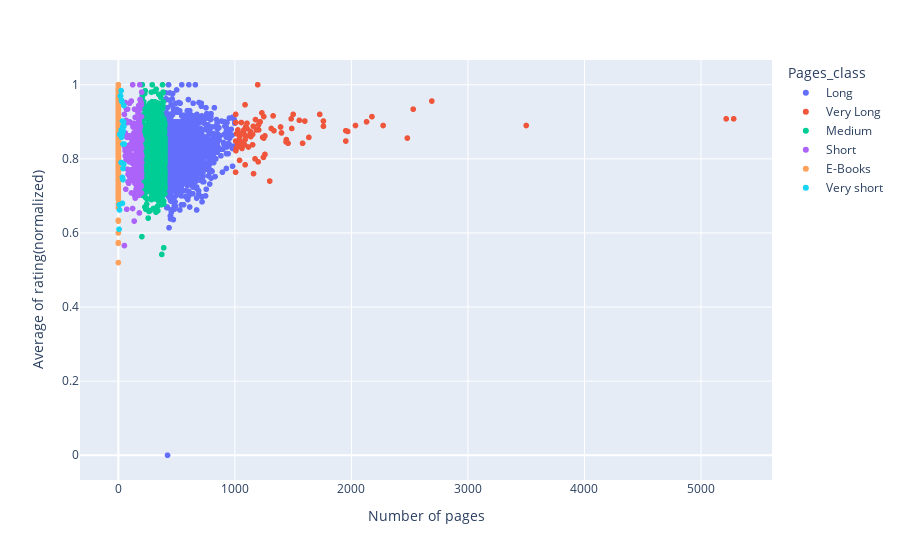

Source (notebook cell):
### Code cell
#px.scatter(df,x='num_pages', y='Average_rating',color="Pages_class")
fig_scatter_2 = px.scatter(df,x='num_pages', y='Average_rating',color="Pages_class",
            labels={'num_pages':'Number of pages',
            'Average_rating':'Average of rating(normalized)',
            "Rating":'Rating range'})

fig_scatter_2.show()

### Figure 1 — Plotly figure (JSON) as saved in the notebook; plotly's stock layout.template omitted (floating-point values rounded to 4 significant figures; data arrays with more than 128 entries replaced by an {"elided": "..."} marker saying what was removed)
{"data": [{"hovertemplate": "Pages_class=Long<br>Number of pages=%{x}<br>Average of rating(normalized)=%{y}<extra></extra>", "legendgroup": "Long", "marker": {"color": "#636efa", "symbol": "circle"}, "mode": "markers", "name": "Long", "showlegend": true, "type": "scattergl", "x": {"elided": "1492 int values"}, "xaxis": "x", "y": {"elided": "1492 float values"}, "yaxis": "y"}, {"hovertemplate": "Pages_class=Very Long<br>Number of pages=%{x}<br>Average of rating(normalized)=%{y}<extra></extra>", "legendgroup": "Very Long", "marker": {"color": "#EF553B", "symbol": "circle"}, "mode": "markers", "name": "Very Long", "showlegend": true, "type": "scattergl", "x": [1177, 1006, 1216, 1125, 1728, 1007, 1088, 1635, 1009, 1392, 1087, 1040, 1030, 1200, 1258, 1160, 1104, 1204, 1040, 1040, 1173, 1952, 1007, 2176, 1248, 1152, 1011, 1061, 1232, 1050, 1026, 3500, 1015, 1245, 5216, 1312, 1203, 1553, 1258, 1083, 1024, 1335, 1968, 1027, 2530, 1152, 1184, 1077, 2690, 1600, 1158, 2272, 1299, 1442, 1040, 1439, 1581, 1137, 1008, 2035, 1760, 1952, 1238, 1196, 1500, 1248, 5280, 2480, 1760, 1132, 1040, 1216, 1116, 1056, 1092, 1104, 1400, 1328, 1024, 1483, 2130, 1088, 1072, 1088, 1456, 1488], "xaxis": "x", "y": [0.906, 0.764, 0.9, 0.862, 0.92, 0.92, 0.852, 0.858, 0.822, 0.886, 0.946, 0.796, 0.848, 0.792, 0.862, 0.76, 0.882, 0.878, 0.862, 0.86, 0.8, 0.876, 0.848, 0.914, 0.914, 0.866, 0.828, 0.828, 0.924, 0.846, 0.878, 0.89, 0.868, 0.804, 0.908, 0.882, 0.892, 0.904, 0.812, 0.838, 0.838, 0.876, 0.874, 0.872, 0.934, 0.838, 0.878, 0.878, 0.956, 0.902, 0.888, 0.89, 0.74, 0.852, 0.834, 0.846, 0.842, 0.86, 0.898, 0.89, 0.888, 0.848, 0.858, 1, 0.92, 0.856, 0.908, 0.856, 0.902, 0.874, 0.86, 0.9, 0.832, 0.898, 0.886, 0.896, 0.87, 0.916, 0.844, 0.908, 0.9, 0.784, 0.872, 0.864, 0.842, 0.882], "yaxis": "y"}, {"hovertemplate": "Pages_class=Medium<br>Number of pages=%{x}<br>Average of rating(normalized)=%{y}<extra></extra>", "legendgroup": "Medium", "marker": {"color": "#00cc96", "symbol": "circle"}, "mode": "markers", "name": "Medium", "showlegend": true, "type": "scattergl", "x": {"elided": "1519 int values"}, "xaxis": "x", "y": {"elided": "1519 float values"}, "yaxis": "y"}, {"hovertemplate": "Pages_class=Short<br>Number of pages=%{x}<br>Average of rating(normalized)=%{y}<extra></extra>", "legendgroup": "Short", "marker": {"color": "#ab63fa", "symbol": "circle"}, "mode": "markers", "name": "Short", "showlegend": true, "type": "scattergl", "x": {"elided": "246 int values"}, "xaxis": "x", "y": {"elided": "246 float values"}, "yaxis": "y"}, {"hovertemplate": "Pages_class=E-Books<br>Number of pages=%{x}<br>Average of rating(normalized)=%{y}<extra></extra>", "legendgroup": "E-Books", "marker": {"color": "#FFA15A", "symbol": "circle"}, "mode": "markers", "name": "E-Books", "showlegend": true, "type": "scattergl", "x": {"elided": "214 int values"}, "xaxis": "x", "y": {"elided": "214 float values"}, "yaxis": "y"}, {"hovertemplate": "Pages_class=Very short<br>Number of pages=%{x}<br>Average of rating(normalized)=%{y}<extra></extra>", "legendgroup": "Very short", "marker": {"color": "#19d3f3", "symbol": "circle"}, "mode": "markers", "name": "Very short", "showlegend": true, "type": "scattergl", "x": [23, 39, 38, 47, 35, 40, 28, 40, 26, 45, 34, 35, 39, 16, 46, 35, 41, 11, 24, 24, 19, 27, 31, 32, 48, 50, 8, 6, 10], "xaxis": "x", "y": [0.79, 0.888, 0.88, 0.944, 0.902, 0.774, 0.858, 0.84, 0.79, 0.9, 0.876, 0.68, 0.744, 0.97, 0.786, 0.75, 0.874, 0.866, 0.984, 0.878, 0.97, 0.958, 0.954, 0.866, 0.888, 0.84, 0.676, 0.61, 0.662], "yaxis": "y"}], "layout": {"legend": {"title": {"text": "Pages_class"}, "tracegroupgap": 0}, "margin": {"t": 60}, "xaxis": {"anchor": "y", "domain": [0, 1], "title": {"text": "Number of pages"}}, "yaxis": {"anchor": "x", "domain": [0, 1], "title": {"text": "Average of rating(normalized)"}}}}
